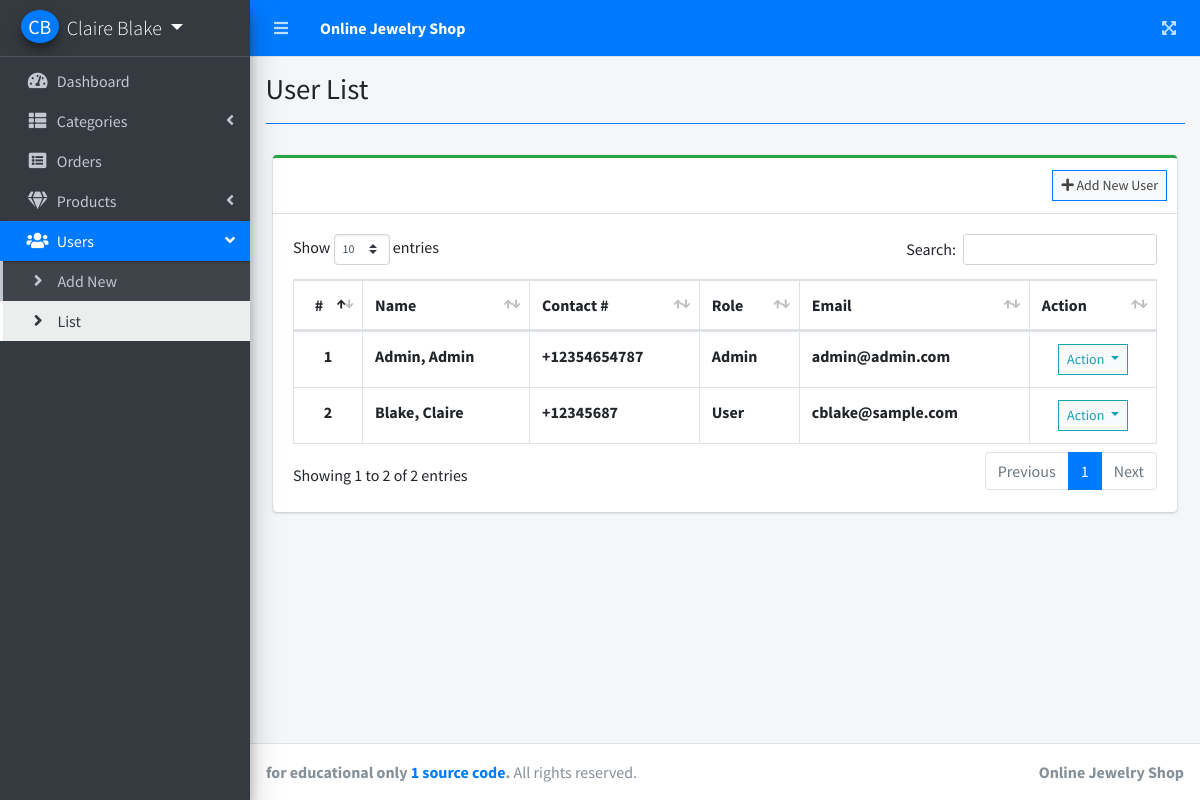
The app's page /admin/index.php?page=user_list (signed in) with its own data.
### tables this page shows
CREATE TABLE `users` (
  `id` int(30) NOT NULL,
  `firstname` varchar(200) NOT NULL,
  `lastname` varchar(200) NOT NULL,
  `middlename` varchar(200) NOT NULL,
  `contact` varchar(100) NOT NULL,
  `address` text NOT NULL,
  `email` varchar(200) NOT NULL,
  `password` text NOT NULL,
  `type` tinyint(1) NOT NULL DEFAULT 2 COMMENT '1=Admin,2= users',
  `avatar` text NOT NULL,
  `date_created` datetime NOT NULL DEFAULT current_timestamp()
);

### admin/user_list.php (the view, shortened to what this page needs)
<?php include'db_connect.php' ?>
<div class="col-lg-12">
	<div class="card card-outline card-success">
		<div class="card-header">
			<div class="card-tools">
				<a class="btn btn-block btn-sm btn-default btn-flat border-primary" href="./index.php?page=new_user"><i class="fa fa-plus"></i> Add New User</a>
			</div>
		</div>
		<div class="card-body">
			<table class="table tabe-hover table-bordered" id="list">
				<thead>
					<tr>
						<th class="text-center">#</th>
						<th>Name</th>
						<th>Contact #</th>
						<th>Role</th>
						<th>Email</th>
						<th>Action</th>
					</tr>
				</thead>
				<tbody>
					<?php
					$i = 1;
					$type = array('',"Admin","User");
					$qry = $conn->query("SELECT *,concat(lastname,', ',firstname,' ',middlename) as name FROM users order by concat(lastname,', ',firstname,' ',middlename) asc");
					while($row= $qry->fetch_assoc()):
					?>
					<tr>
						<th class="text-center"><?php echo $i++ ?></th>
						<td><b><?php echo ucwords($row['name']) ?></b></td>
						<td><b><?php echo $row['contact'] ?></b></td>
						<td><b><?php echo $type[$row['type']] ?></b></td>
						<td><b><?php echo $row['email'] ?></b></td>
						<td class="text-center">
							<button type="button" class="btn btn-default btn-sm btn-flat border-info wave-effect text-info dropdown-toggle" data-toggle="dropdown" aria-expanded="true">
		                      Action
		                    </button>
						</td>
					</tr>
				<?php endwhile; ?>
				</tbody>
			</table>
		</div>
	</div>
</div>

### records on screen
users: name "Admin, Admin", contact "+12354654787", type "Admin", email "admin@admin.com"
users: name "Blake, Claire", contact "+12345687", type "User", email "cblake@sample.com"

### other values on screen
$_SESSION['login_firstname'].' '.$_SESSION['login_lastname'] "Claire Blake"
$title "User List"
